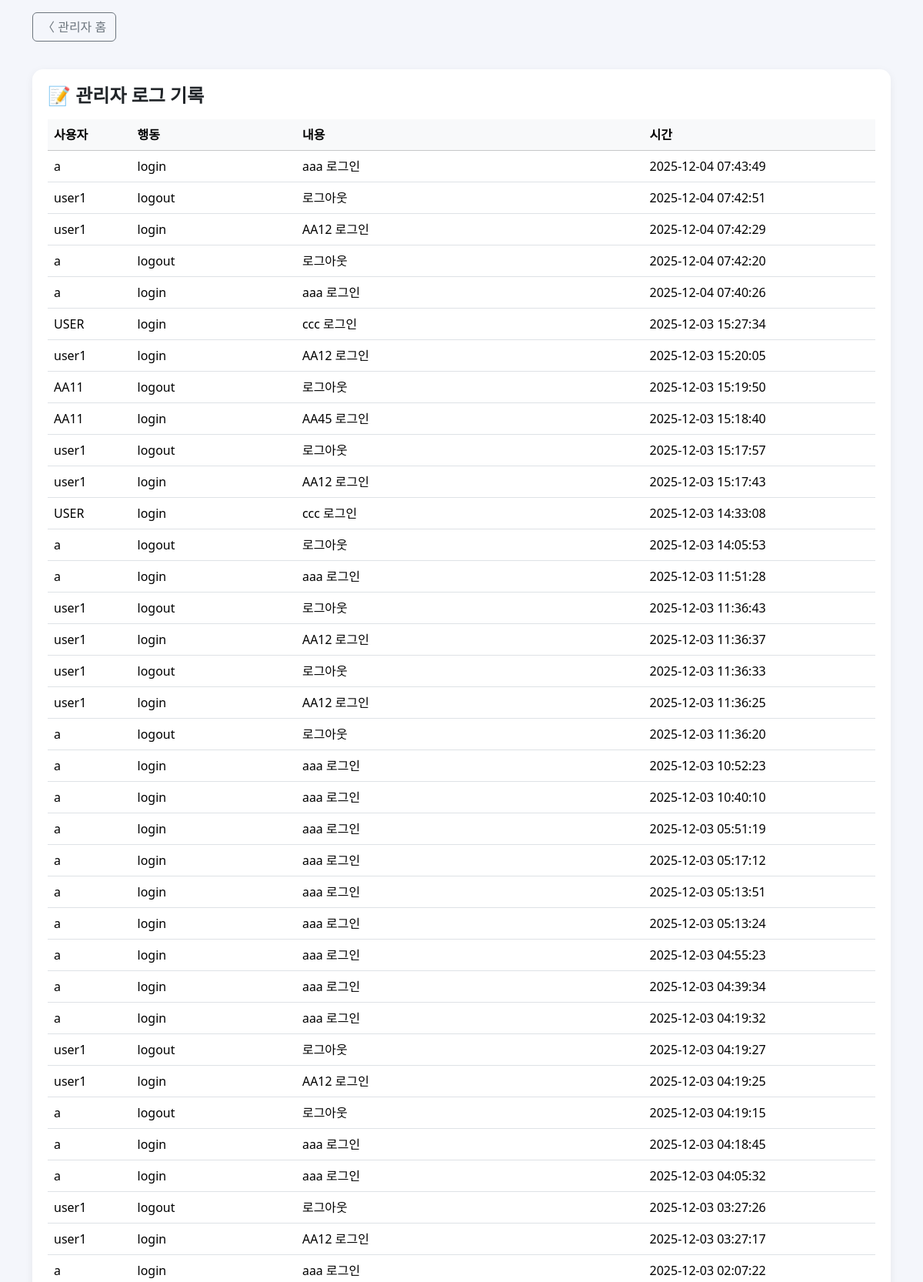
The page /admin/logs (signed in, upper part) on the database its author committed.
### tables this page shows
CREATE TABLE logs (
            id INTEGER PRIMARY KEY AUTOINCREMENT,
            user_id INTEGER,
            action TEXT,
            detail TEXT,
            time TIMESTAMP DEFAULT CURRENT_TIMESTAMP
        );

CREATE TABLE users (
            id INTEGER PRIMARY KEY AUTOINCREMENT,
            username TEXT UNIQUE,
            password TEXT,
            name TEXT,
            role TEXT DEFAULT 'user'
        );

### app.py (the view)
@app.route("/admin/logs")
def admin_logs():
    if session.get("role") != "admin":
        return redirect(url_for("login"))
    conn = get_conn()
    cur = conn.cursor()
    cur.execute("""
        SELECT users.name, logs.action, logs.detail, logs.time
        FROM logs
        JOIN users ON users.id = logs.user_id
        ORDER BY logs.time DESC
    """)
    logs = cur.fetchall()
    conn.close()
    return render_template("admin_logs.html", logs=logs)

### app.py (called while the page is built)
def get_conn():
    return sqlite3.connect(DB_FILE)

### templates/admin_logs.html (shortened to what this page needs)
<!doctype html>
<html lang="ko">
<head>
<link href="https://cdn.jsdelivr.net/npm/bootstrap@5.3.3/dist/css/bootstrap.min.css" rel="stylesheet">
</head>
<body>
<div class="container mt-3">
    <a href="{{ url_for('admin_page') }}" class="btn btn-outline-secondary mb-3">〈 관리자 홈</a>
    <div class="box">
        <h4 class="fw-bold">📝 관리자 로그 기록</h4>
        <table class="table table-hover mt-3">
            <thead class="table-light">
                <tr>
                    <th>사용자</th>
                    <th>행동</th>
                    <th>내용</th>
                    <th>시간</th>
                </tr>
            </thead>
            <tbody>
                {% for log in logs %}
                <tr>
                    <td>{{ log[0] }}</td>
                    <td>{{ log[1] }}</td>
                    <td>{{ log[2] }}</td>
                    <td>{{ log[3] }}</td>
                </tr>
                {% endfor %}
            </tbody>
        </table>
    </div>
</div>
</body>
</html>

### templates/admin_logs.html (style rules this page uses)
body { background:#f4f6fb; }
.box { background:#fff; padding:20px; border-radius:14px; margin-top:20px; box-shadow:0 3px 12px rgba(0,0,0,.06); }

### rows shown on the page
logs: name "a", action "login", detail "aaa 로그인", time "2025-12-04 07:43:49"
logs: name "user1", action "logout", detail "로그아웃", time "2025-12-04 07:42:51"
logs: name "user1", action "login", detail "AA12 로그인", time "2025-12-04 07:42:29"
logs: name "a", action "logout", detail "로그아웃", time "2025-12-04 07:42:20"
logs: name "a", action "login", detail "aaa 로그인", time "2025-12-04 07:40:26"
logs: name "USER", action "login", detail "ccc 로그인", time "2025-12-03 15:27:34"
logs: name "user1", action "login", detail "AA12 로그인", time "2025-12-03 15:20:05"
logs: name "AA11", action "logout", detail "로그아웃", time "2025-12-03 15:19:50"
logs: name "AA11", action "login", detail "AA45 로그인", time "2025-12-03 15:18:40"
logs: name "user1", action "logout", detail "로그아웃", time "2025-12-03 15:17:57"
logs: name "user1", action "login", detail "AA12 로그인", time "2025-12-03 15:17:43"
logs: name "USER", action "login", detail "ccc 로그인", time "2025-12-03 14:33:08"
logs: name "a", action "logout", detail "로그아웃", time "2025-12-03 14:05:53"
logs: name "a", action "login", detail "aaa 로그인", time "2025-12-03 11:51:28"
logs: name "user1", action "logout", detail "로그아웃", time "2025-12-03 11:36:43"
logs: name "user1", action "login", detail "AA12 로그인", time "2025-12-03 11:36:37"
logs: name "user1", action "logout", detail "로그아웃", time "2025-12-03 11:36:33"
logs: name "user1", action "login", detail "AA12 로그인", time "2025-12-03 11:36:25"
logs: name "a", action "logout", detail "로그아웃", time "2025-12-03 11:36:20"
logs: name "a", action "login", detail "aaa 로그인", time "2025-12-03 10:52:23"
logs: name "a", action "login", detail "aaa 로그인", time "2025-12-03 10:40:10"
logs: name "a", action "login", detail "aaa 로그인", time "2025-12-03 05:51:19"
logs: name "a", action "login", detail "aaa 로그인", time "2025-12-03 05:17:12"
logs: name "a", action "login", detail "aaa 로그인", time "2025-12-03 05:13:51"
logs: name "a", action "login", detail "aaa 로그인", time "2025-12-03 05:13:24"
logs: name "a", action "login", detail "aaa 로그인", time "2025-12-03 04:55:23"
logs: name "a", action "login", detail "aaa 로그인", time "2025-12-03 04:39:34"
logs: name "a", action "login", detail "aaa 로그인", time "2025-12-03 04:19:32"
logs: name "user1", action "logout", detail "로그아웃", time "2025-12-03 04:19:27"
logs: name "user1", action "login", detail "AA12 로그인", time "2025-12-03 04:19:25"
logs: name "a", action "logout", detail "로그아웃", time "2025-12-03 04:19:15"
logs: name "a", action "login", detail "aaa 로그인", time "2025-12-03 04:18:45"
logs: name "a", action "login", detail "aaa 로그인", time "2025-12-03 04:05:32"
logs: name "user1", action "logout", detail "로그아웃", time "2025-12-03 03:27:26"
logs: name "user1", action "login", detail "AA12 로그인", time "2025-12-03 03:27:17"
logs: name "a", action "login", detail "aaa 로그인", time "2025-12-03 02:07:22"
